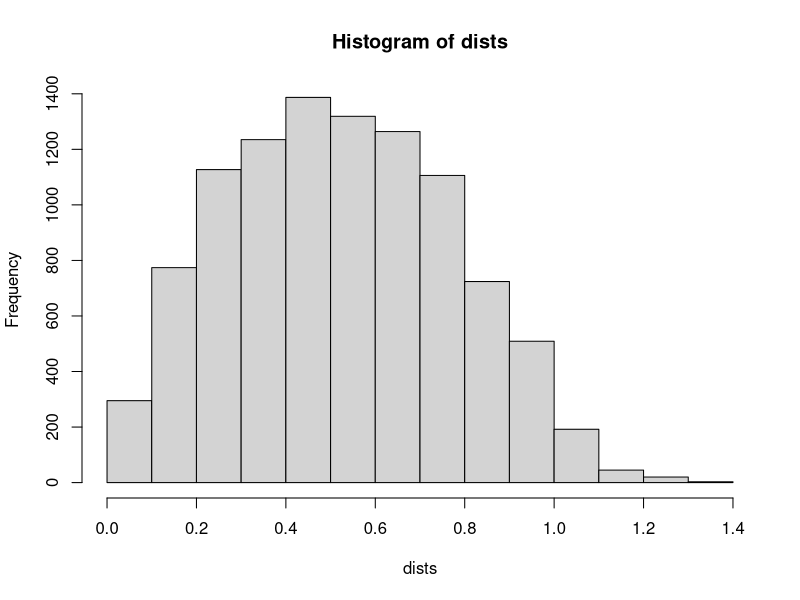

Recreate this plot in R.
dists<-c()
for (i in 1:10000) {
  P1<-runif(2)
  P2<-runif(2)
  dist<-sqrt(sum((P1-P2)^2))
  dists<-c(dists, dist)
}
mean.dist<-mean(dists)
sd.dist<-sd(dists)
cat(mean.dist,sd.dist,"\n")
hist(dists) 